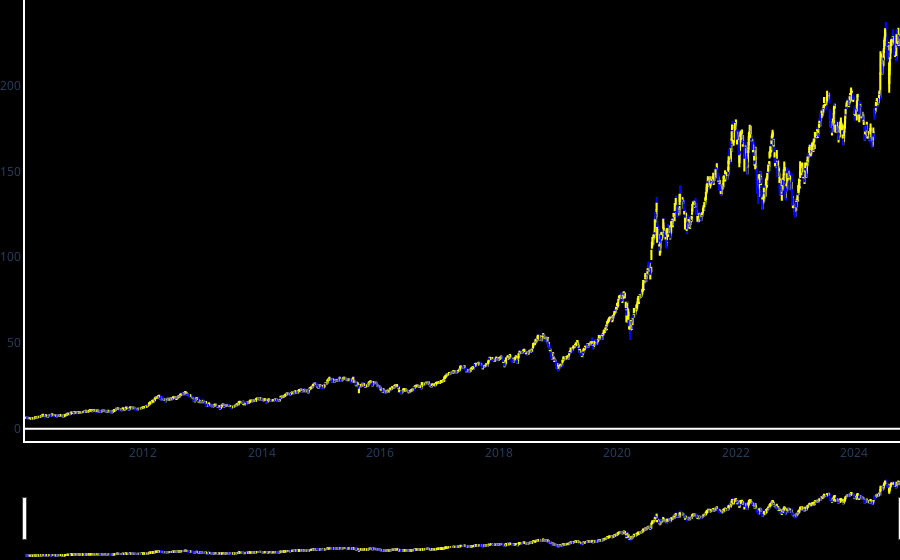

Notebook source saved alongside this figure:
### Code cell
#visualize data using candlestick
import plotly.graph_objects as go
fig=go.Figure(data=go.Candlestick(x=stock_data.index,open=stock_data["Open"],
                                  high=stock_data["High"],
                                  low=stock_data["Low"],
                                  close=stock_data["Close"],
                                 increasing_line_color="yellow",decreasing_line_color="blue"))
#set the background color
fig.update_layout(paper_bgcolor="black",plot_bgcolor="black",margin_l=0,margin_b=0,margin_r=0,margin_t=0,height=800)
fig.update_xaxes(showline=True,linewidth=2,linecolor="white",gridcolor="black")
fig.update_yaxes(showline=True,linewidth=2,linecolor="white",gridcolor="black")
fig.show()
#Yellow color-Indicates Increasing values in the dataset stock market
#Blue color-Indicates Decreasing values in the dataset stock market

### Figure 1 — Plotly figure (JSON) as saved in the notebook; plotly's stock layout.template omitted (floating-point values rounded to 4 significant figures; data arrays with more than 128 entries replaced by an {"elided": "..."} marker saying what was removed)
{"data": [{"close": {"elided": "3718 float values"}, "decreasing": {"line": {"color": "blue"}}, "high": {"elided": "3718 float values"}, "increasing": {"line": {"color": "yellow"}}, "low": {"elided": "3718 float values"}, "open": {"elided": "3718 float values"}, "type": "candlestick", "x": {"elided": "3718 str values"}}], "layout": {"autosize": true, "margin": {"b": 0, "l": 0, "r": 0, "t": 0}, "paper_bgcolor": "black", "plot_bgcolor": "black", "xaxis": {"autorange": true, "gridcolor": "black", "linecolor": "white", "linewidth": 2, "range": ["2010-01-03 12:00", "2024-10-10 12:00"], "rangeslider": {"autorange": true, "range": ["2010-01-03 12:00", "2024-10-10 12:00"], "yaxis": {"_template": null, "rangemode": "match"}}, "showline": true, "type": "date"}, "yaxis": {"autorange": true, "gridcolor": "black", "linecolor": "white", "linewidth": 2, "range": [-7.108, 249.8], "showline": true}}}
